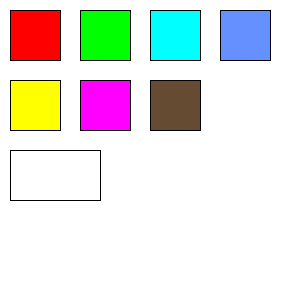
Frame 1 (no input)
Frame 60 (the mouse pressed at the canvas centre just before this capture): identical to frame 1, image omitted
Frame 120 (the mouse held since frame 60 and released just before this capture): identical to frame 1, image omitted

The Processing sketch that drew this single still picture (run headless with seeded random() and noise(); from frame 60 on, the mouse is pressed at the canvas centre):

// Processing sketch: RainbowButtons2ndDesign
// ── RainbowButtons2ndDesign.pde
//global scope

//Cube width and height
float cubeWidth = 50;
float cubeHeight = 50;

//Cube 1
float x1 = 10;
float y1 = 10;


//Cube 2
float x2 = 80;
float y2 = 10;


//Cube 3
float x3 = 150;
float y3 = 10;


//Cube 4
float x4 = 220;
float y4 = 10;


//Cube 5
float x5 = 10;
float y5 = 80;


//Cube 6
float x6 = 80;
float y6 = 80;


//Cube 7
float x7 = 150;
float y7 = 80;

//Show case cube
float showCubeX = 10;
float showCubeY = 150;
float showCubeWidth = 90;
float showCubeHeight = 50;



void setup() {
  //Size of the canvas
  size(300, 300);
}




void draw() {
  //background
  background(255);


  //Draws the buttons

  //Button 1
  stroke(0);
  fill(255, 0, 0);
  rect(x1, y1, cubeWidth, cubeHeight);

  //Button 2
  stroke(0);
  fill(0, 255, 0);
  rect(x2, y2, cubeWidth, cubeHeight);

  //Button 3
  stroke(0);
  fill(0, 255, 255);
  rect(x3, y3, cubeWidth, cubeHeight);

  //button 4
  stroke(0);
  fill(100, 145, 255);
  rect(x4, y4, cubeWidth, cubeHeight);

  //button 5
  stroke(0);
  fill(255, 255, 0);
  rect(x5, y5, cubeWidth, cubeHeight);

  //button 6
  stroke(0);
  fill(255, 0, 255);
  rect(x6, y6, cubeWidth, cubeHeight);

  //button 7
  stroke(0);
  fill(100, 75, 50);
  rect(x7, y7, cubeWidth, cubeHeight);

  if ((mouseX > x1) && (mouseX < x1 + cubeWidth) && (mouseY > y1) && (mouseY < y1 + cubeHeight)) {
    fill(255, 0, 0);
  } else if ((mouseX > x2) && (mouseX < x2 + cubeWidth) && (mouseY > y2) && (mouseY < y2 + cubeHeight)) {
    fill(0, 255, 0);
  } else if ((mouseX > x3) && (mouseX < x3 + cubeWidth) && (mouseY > y3) && (mouseY < y3 + cubeHeight)) {
    fill(0, 255, 255);
  } else if ((mouseX > x4) && (mouseX < x4 + cubeWidth) && (mouseY > y4) && (mouseY < y4 + cubeHeight)) {
    fill(100, 145, 255);
  } else if ((mouseX > x5) && (mouseX < x5 + cubeWidth) && (mouseY > y5) && (mouseY < y5 + cubeHeight)) {
    fill(255, 255, 0);
  } else if ((mouseX > x6) && (mouseX < x6 + cubeWidth) && (mouseY > y6) && (mouseY < y6 + cubeHeight)) {
    fill(255, 0, 255);
  } else if ((mouseX > x7) && (mouseX < x7 + cubeWidth) && (mouseY > y7) && (mouseY < y7 + cubeHeight)){
    fill(100, 75, 50);
  } else{
    fill(255);
  }










  //Showcase button
  stroke(0);
  rect(showCubeX, showCubeY, showCubeWidth, showCubeHeight);
}
 
